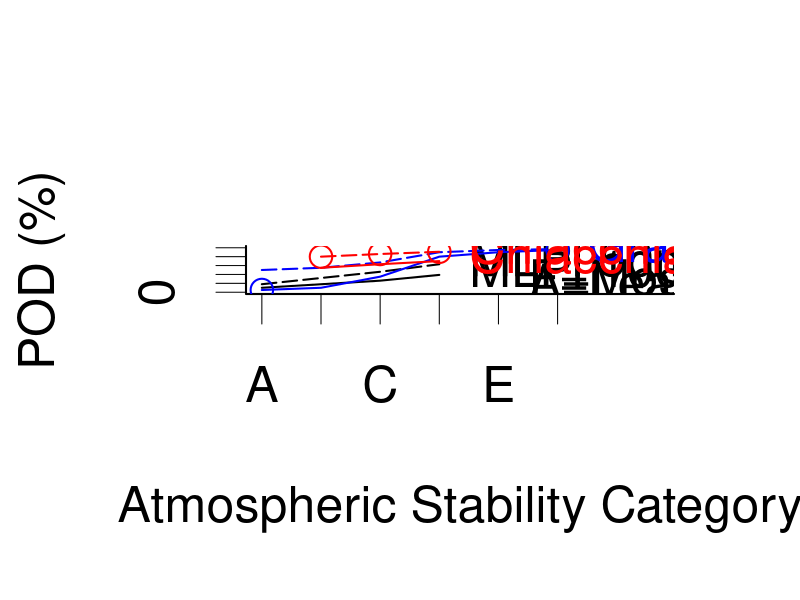
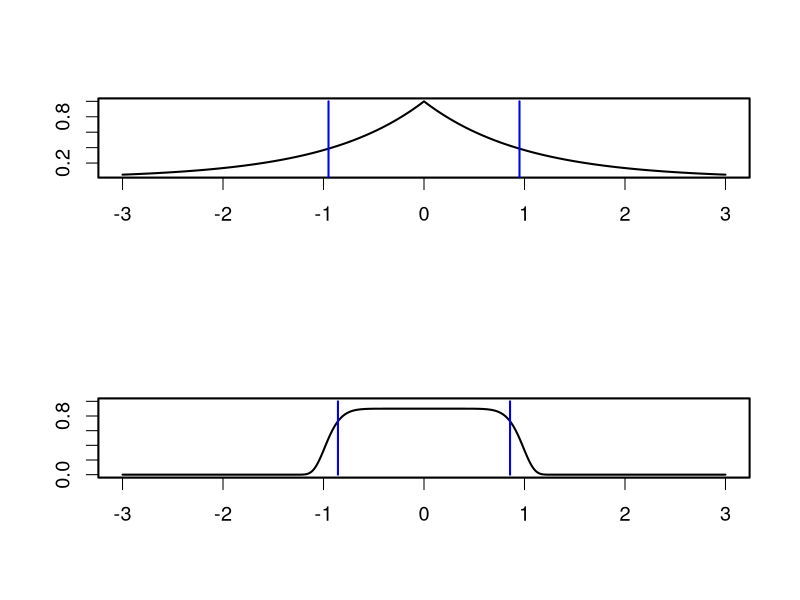
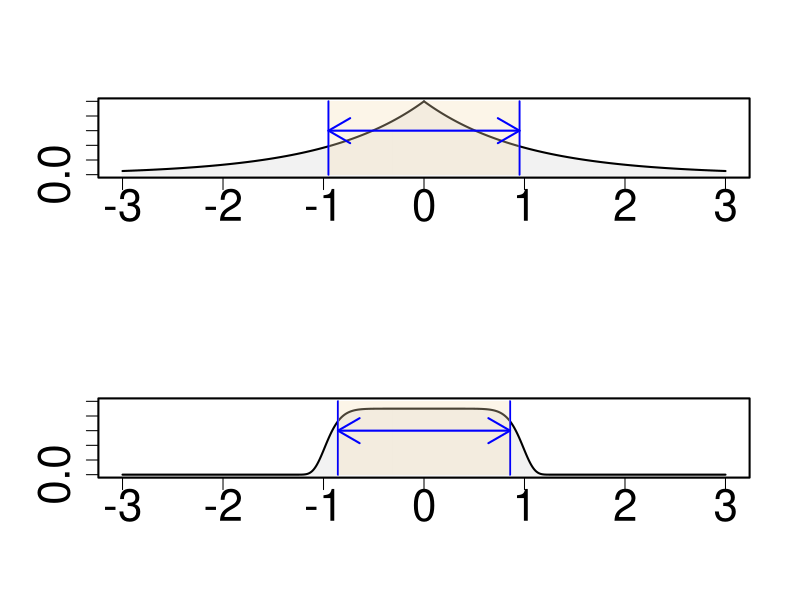
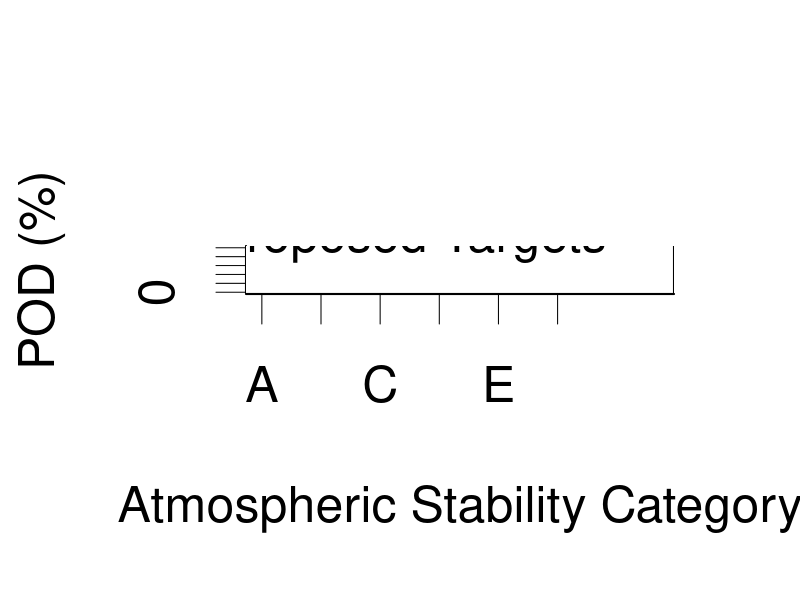

Write the R code that produced these figures, in order.
# A couple of simple figures.

#X11()
outputDirectory <- file.path("output_figures")
if (!dir.exists(outputDirectory)){ dir.create(outputDirectory) }

plotW<-1200
plotH<-1200

# obtain estimates for POD for sweep width from Chiacchia's 2015 study.
# Figure 4 shows a regression between air stability classes 1-4 (equivalent to A-D)
# and effective sweep width: ESW estimated at 29*AirStabilityCategory + 28 
# Regression with slope of 29 m/airstabilitycategory and ESW intercept of 28
# Lots of caveats - r^2 is .47, lots of spread in the data.  Limited to a 
# similarly trained small number of dogs in one region.  
# Note: Limited data for category A, excluded from plots below.

airStability <- c(1,2,3,4)
regression <- function(x) { (29*x)+28 } 
ESW <- regression(airStability)
# calculate coverages for these ESWs at given sweep widths
coverage25 <- ESW/25
coverage50 <- ESW/50
coverage100 <- ESW/100
# assuming an exponential detection function, calculate the POD for the coverage: 
expDF <- function(x) { 1-exp(-abs(x))}
pod25 <- expDF(coverage25)
pod50 <- expDF(coverage50)
pod100 <- expDF(coverage100)
# describe in a function that takes an airstability class and a sweepwidth and returns a pod in percent
chia <- function(air,sweepw) { expDF(regression(air)/sweepw) * 100 }


# Comparisons of existing data/extrapolated curves for canine POD.
# From Graham's original canine POD work, from the NASAR MLPI text, 
# and from Chiacchia et al., 2015.

graph<-"podcomparison_simple.png"
png(file.path(outputDirectory,graph),width=plotW,height=plotH)

# Setup graphical parameters
par(mfrow=c(1,1))
par(cex=3)
par(lwd=2)
par(bty='l')

# NASAR 
n100m<-c(10,26,39)
n50m<-c(18,46,63)
stability<-c(1,3,4)
nasar<-data.frame(stability,n100m,n50m)
plot(c(1,3,4),nasar[,2],xlim=c(1,7.7),ylim=c(0,100),xaxt="n",type='l',xlab='Atmospheric Stability Category',ylab='POD (%)')
axis(1,1:6,LETTERS[1:6])
lines(c(1,3,4),nasar[,3],xlim=c(1,6),ylim=c(0,100),xaxt="n",lty=5)
text(c(4,4),c(39,63),labels=c('MLPI 100m','MLPI 50m'),pos=4)
text(c(5,5),c(10,20),labels=c('A=Least Stable','F=Most Stable'),pos=4)

# Graham
stability <- c(1,2,3,4,5,6)
g100m <- c(5,10,35,80,90,95)
g50m <- c(50,55,67,90,95,97)
graham<-data.frame(stability,g100m,g50m)
lines(c(1,2,3,4,5,6),graham[,2],xlim=c(1,6),ylim=c(0,100),xaxt="n",col='blue')
lines(c(1,2,3,4,5,6),graham[,3],xlim=c(1,6),ylim=c(0,100),xaxt="n",col='blue',lty=5)
points(c(1,6),c(graham[1,2],graham[6,2]),xlim=c(1,6),ylim=c(0,100),xaxt="n",col='blue')
text(c(6),c(95),labels=c('Graham 100m'),pos=4,col='blue')

# Chiacchia
lines(c(2,3,4),c(55,63,70),xlim=c(1,6),ylim=c(0,100),xaxt="n",col='red')
lines(c(2,3,4),c(80,86,91),xlim=c(1,6),ylim=c(0,100),xaxt="n",col='red',lty=5)
points(c(2,3,4),c(80,86,91),xlim=c(1,6),ylim=c(0,100),xaxt="n",col='red')
text(c(4,4),c(70,91),labels=c('Chiacchia 100m','Chiacchia 50m'),pos=4,col='red')

dev.off()

# Graph of an exponential lateral range curve and an exponential lateral
# range curve with an exponent of 10 ( e^(-|x|^10) ) but multiplied by 0.9
graph1<-"exp_exp10_LRC_curves.png"
png(file.path(outputDirectory,graph1),width=plotW,height=plotH)
par(mfrow=c(2,1))
par(lwd=2)
par(cex=1.2)
par(mgp=c(5,1,0))
# Exponential lateral range curve 
x<-seq(-3,3,0.01)
y<-exp(-abs(x))
plot(x,y,type="l", ylab=list("POD", cex=3), xlab=list("", cex=.1))
aoc<-sum(diff(x) * (head(y,-1)+tail(y,-1)))/2
lines(c(aoc/2,aoc/2),c(0,1),col='blue')
lines(c(-aoc/2,-aoc/2),c(0,1),col='blue')
# Approximating perfect broom, but peak at 0.9 
y<-(exp(-abs(x)^10)) * 0.9
plot(x,y,type="l",ylim=c(0,1), ylab=list("POD",cex=3), xlab=NULL)
aoc<-sum(diff(x) * (head(y,-1)+tail(y,-1)))/2
lines(c(aoc/2,aoc/2),c(0,1),col='blue')
lines(c(-aoc/2,-aoc/2),c(0,1),col='blue')
dev.off();


# Same graph, but with areas shaded.
graph2<-"exp_exp10_LRC_curvesshaded.png"
png(file.path(outputDirectory,graph2),width=plotW,height=plotH)
par(mfrow=c(2,1))
par(lwd=2)
par(cex=1.2)
par(cex.axis=2.2)
# Exponential lateral range curve 
x<-seq(-3,3,0.01)
y<-exp(-abs(x))
plot(x,y,type="h", ylab="POD", xlab=NULL,col="grey95",ann=FALSE,ylim=c(0,1))
lines(x,y,type="l",col="black")
aoc<-sum(diff(x) * (head(y,-1)+tail(y,-1)))/2
lines(c(aoc/2,aoc/2),c(0,1),col='blue')
lines(c(-aoc/2,-aoc/2),c(0,1),col='blue')
arx<-c(aoc/2,aoc/2,-aoc/2,-aoc/2,aoc/2)
ary<-c(0,1,1,0,0)
polygon(arx,ary,col=adjustcolor("wheat",alpha.f=0.3),border=NA)
arrows(aoc/2, 0.6, -aoc/2 ,0.6, col="blue",code=3)
# Approximating perfect broom, but peak at 0.9 
y<-(exp(-abs(x)^10)) * 0.9
plot(x,y,type="h",ylim=c(0,1), ylab="POD", xlab=NULL,col="grey95",ann=FALSE)
lines(x,y,type="l",col="black")
aoc<-sum(diff(x) * (head(y,-1)+tail(y,-1)))/2
lines(c(aoc/2,aoc/2),c(0,1),col='blue')
lines(c(-aoc/2,-aoc/2),c(0,1),col='blue')
arx<-c(aoc/2,aoc/2,-aoc/2,-aoc/2,aoc/2)
ary<-c(0,1,1,0,0)
polygon(arx,ary,col=adjustcolor("wheat",alpha.f=0.3),border=NA)
arrows(aoc/2, 0.6, -aoc/2 ,0.6, col="blue",code=3)
dev.off();



# Comparisons of existing data/extrapolated curves for canine POD.
# From Graham's original canine POD work, from the NASAR MLPI text, 
# and from Chiacchia et al., 2015.
# Including a proposal for values and spacings to use combiniing these.

plotW<-1500

graph3<-"podcomparison_proposal.png"
png(file.path(outputDirectory,graph3),width=plotW,height=plotH)

# Setup graphical parameters
par(mfrow=c(1,1))
par(cex=3)
par(lwd=2)
par(bty='l')

# NASAR ,
n100m<-c(10,26,39)
n50m<-c(18,46,63)
n25m<-c(33,70,86)
stability<-c(1,3,4)
nasar<-data.frame(stability,n100m,n50m,n25m)
plot(c(1,3,4),nasar[,2],xlim=c(1,7.7),ylim=c(0,100),xaxt="n",type='l',xlab='Atmospheric Stability Category',ylab='POD (%)')
axis(1,1:6,LETTERS[1:6])
lines(c(1,3,4),nasar[,3],xlim=c(1,6),ylim=c(0,100),xaxt="n",lty=5)
lines(c(1,3,4),nasar[,4],xlim=c(1,6),ylim=c(0,100),xaxt="n",lty=3)
#text(c(4,4),c(39,63),labels=c('MLPI 100m','MLPI 50m'),pos=4)
text(c(3.25,3.25),c(10,20),labels=c('A=Least Stable','F=Most Stable'),pos=4)

# Graham
stability <- c(1,2,3,4,5,6)
g100m <- c(5,10,35,80,90,95)
g50m <- c(50,55,67,90,95,97)
g25m <- c(75,77,86,95,97,99)
graham<-data.frame(stability,g100m,g50m,g25m)
lines(c(1,2,3,4,5,6),graham[,2],xlim=c(1,6),ylim=c(0,100),xaxt="n",col='blue')
lines(c(1,2,3,4,5,6),graham[,3],xlim=c(1,6),ylim=c(0,100),xaxt="n",col='blue',lty=5)
lines(c(1,2,3,4,5,6),graham[,4],xlim=c(1,6),ylim=c(0,100),xaxt="n",col='blue',lty=3)
points(c(1,6),c(graham[1,2],graham[6,2]),xlim=c(1,6),ylim=c(0,100),xaxt="n",col='blue')
#text(c(6),c(95),labels=c('Graham 100m'),pos=4,col='blue')


# Chiacchia
lines(c(2,3,4),c(chia(2,100),chia(3,100),chia(4,100)),xlim=c(1,6),ylim=c(0,100),xaxt="n",col='red')
lines(c(2,3,4),c(chia(2,50),chia(3,50),chia(4,50)),xlim=c(1,6),ylim=c(0,100),xaxt="n",col='red',lty=5)
lines(c(2,3,4),c(chia(2,25),chia(3,25),chia(4,25)),xlim=c(1,6),ylim=c(0,100),xaxt="n",col='red',lty=3)
# We'll treet just one of the Chiacchia numbers as data, though that isn't quite true there is a lot of
# estimatioo between the sweep width data and these numbers, and they have caveats on their study,
# so use the overall crossover point of 50 meters for the full data set as the place to put data markers
points(c(2,3,4),c(chia(2,50),chia(3,50),chia(4,50)),xlim=c(1,6),ylim=c(0,100),xaxt="n",col='red')
#> pod25
#[1] 0.8977158 0.9679353 0.9899482 0.9968489
#> pod50
#[1] 0.6801810 0.8209339 0.8997412 0.9438652
#> pod100
#[1] 0.4344746 0.5768379 0.6833632 0.7630722
# estimations in these numbers seem a bit off, not clear why.
#lines(c(2,3,4),c(55,63,70),xlim=c(1,6),ylim=c(0,100),xaxt="n",col='red')
#lines(c(2,3,4),c(80,86,91),xlim=c(1,6),ylim=c(0,100),xaxt="n",col='red',lty=5)
#lines(c(2,3,4),c(96,98,99),xlim=c(1,6),ylim=c(0,100),xaxt="n",col='red',lty=3)
#points(c(2,3,4),c(80,86,91),xlim=c(1,6),ylim=c(0,100),xaxt="n",col='red')
#text(c(4,4),c(70,91),labels=c('Chiacchia 100m','Chiacchia 50m'),pos=4,col='red')

points(c(1),c(55),xlim=c(1,6),ylim=c(0,100),xaxt="n",bg='yellow3',pch=22)
text(c(1),c(55),labels=c('25m'),pos=4,col='yellow3')
points(c(2),c(70),xlim=c(1,6),ylim=c(0,100),xaxt="n",bg='yellow3',pch=22)
text(c(2),c(70),labels=c('75m'),pos=4,col='yellow3')
points(c(3),c(63),xlim=c(1,6),ylim=c(0,100),xaxt="n",bg='brown',pch=22)
text(c(3),c(63),labels=c('100m'),pos=4,col='brown')
points(c(4),c(70),xlim=c(1,6),ylim=c(0,100),xaxt="n",bg='green',pch=22)
text(c(4),c(70),labels=c('100m'),pos=4,col='green')
points(c(5),c(86),xlim=c(1,6),ylim=c(0,100),xaxt="n",bg='green',pch=22)
text(c(5),c(86),labels=c('100m'),pos=4,col='green')
points(c(6),c(86),xlim=c(1,6),ylim=c(0,100),xaxt="n",bg='green',pch=22)
text(c(6),c(86),labels=c('100m'),pos=4,col='green')

legend("bottomright", pch = c(NA,NA,NA,  NA,NA,NA,1,  NA,NA,NA,1, 22), 
                      lty=c(1,5,3,  1,5,3,NA,  1,3,5,NA, NA), 
                      col = c("black", "black", "black",  "blue", "blue", "blue", "blue", "red","red","red","red", "black"), 
        legend = c("NASAR MLPI 100m", "NASAR MLPI 50m", "NASAR MLPI 25m", 
                   "Graham 100m", "Graham 50m", "Graham 25m", "Graham Data", 
                   "Chiacchia 100m","Chiacchia 50m","Chiacchia 25m","Chiacchia Data",   "Proposed Targets"))

dev.off()


